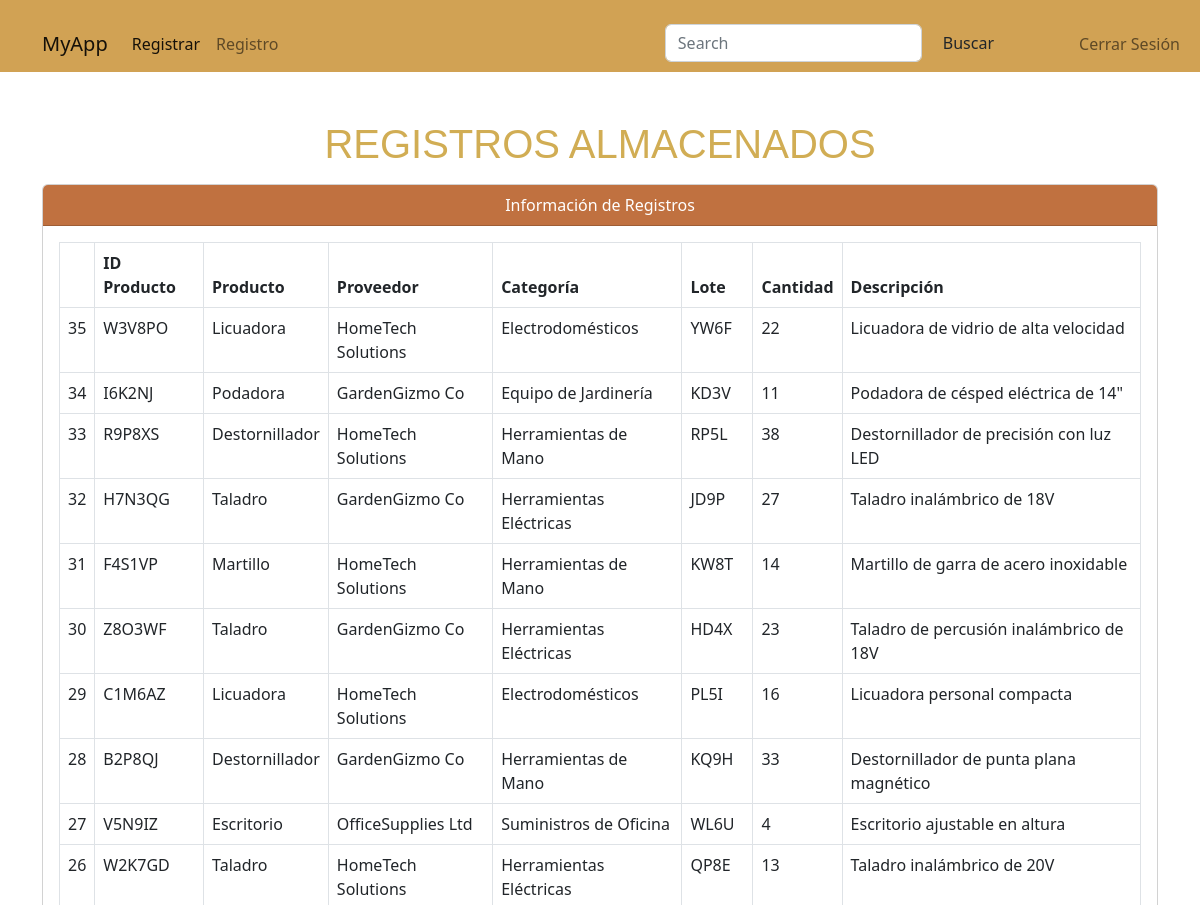
Before: /main/registros (upper part) with the older database file.
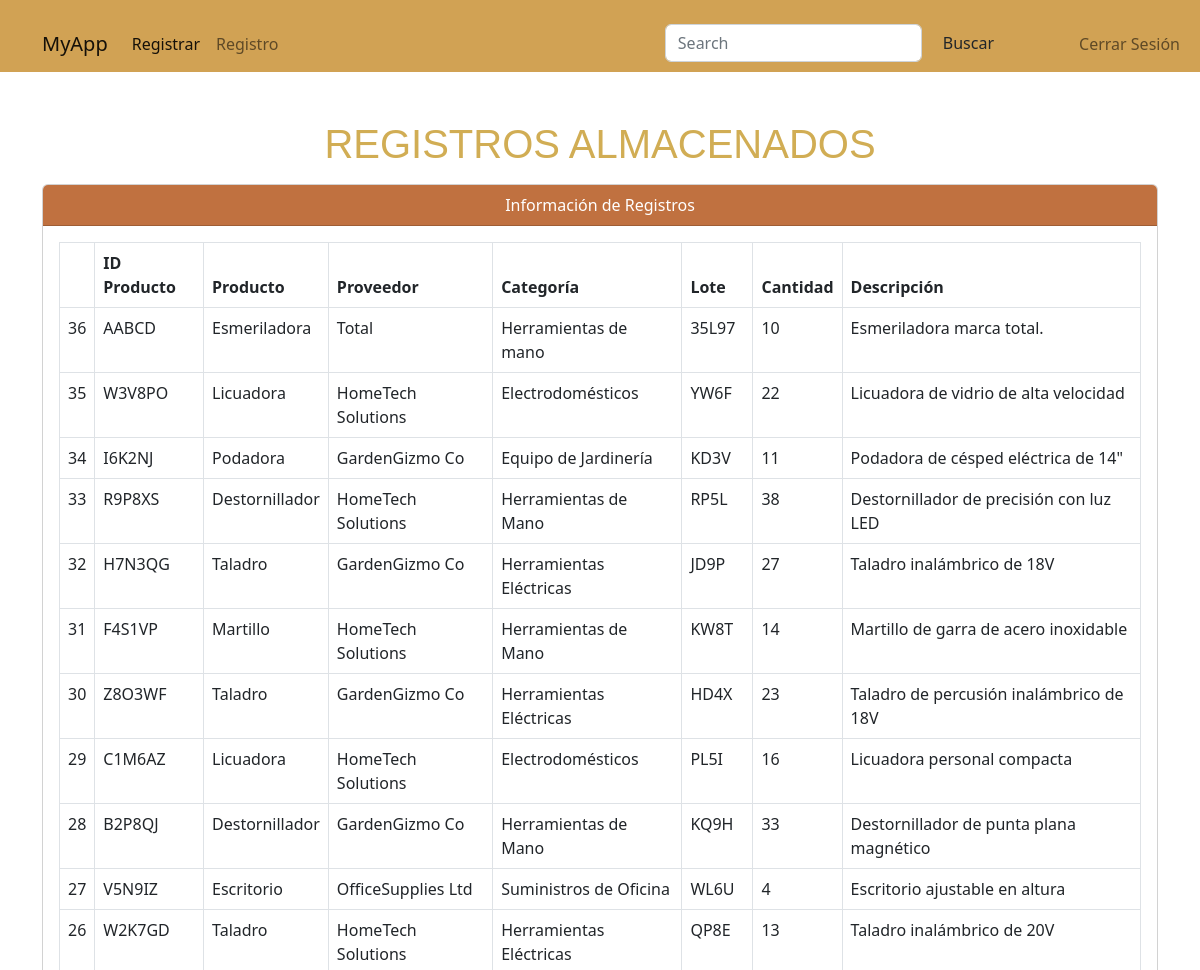
After: the same page with the newer database file.
### app/models/models.py (models this page shows, shortened)
class Registro(db.Model):
    id = db.Column(db.Integer, primary_key=True, autoincrement=True)
    id_producto = db.Column(db.String, nullable=False)
    nombre_producto = db.Column(db.String, nullable=False)
    proveedor = db.Column(db.String, nullable=False)
    categoria = db.Column(db.String, nullable=False)
    lote = db.Column(db.String, nullable=False)
    cantidad = db.Column(db.Integer, nullable=False)
    descripcion = db.Column(db.Text, nullable=False)

### app/main/routes.py (the view)
@main_bp.route('/registros')
def registros():
    inventario = db.session.query(Registro).order_by(Registro.id.desc()).all()
    return render_template('main/registro.html', productos=inventario)

### app/auth/auth_blueprint.py (called while the page is built)
@auth_bp.before_app_request
def load_logged_in_user():
    user_id = session.get('user_id')
    if user_id:
        g.user = User.query.get_or_404(user_id)
    else:
        g.user = None

### app/templates/main/registro.html (shortened to what this page needs)
{% extends 'main/base.html' %}
{% block content %}
<body  style="margin-top: 120px;">
    <h1 class="text-center mb-3">REGISTROS ALMACENADOS</h1>
    <div class="container-lg">
        <div class="card">
            <div id="card-header" class="card-header text-center">Información de Registros</div>
            <div class="card-body">
                <table class="table table-responsive table-bordered">
                    <thead>
                        <th scope="col"></th>
                        <th scope="col">ID Producto</th>
                        <th scope="col">Producto</th>
                        <th scope="col">Proveedor</th>
                        <th scope="col">Categoría</th>
                        <th scope="col">Lote</th>
                        <th scope="col">Cantidad</th>
                        <th scope="col">Descripción</th>
                    </thead>
                    <tbody>
                        {% for p in productos %}
                        <tr>
                            <td> {{ p['id'] }} </td>
                            <td> {{ p['id_producto'] }}</td>
                            <td> {{ p['nombre_producto'] }} </td>
                            <td> {{ p['proveedor'] }} </td>
                            <td> {{ p['categoria'] }} </td>
                            <td> {{ p['lote'] }} </td>
                            <td> {{ p['cantidad'] }} </td>
                            <td> {{ p['descripcion'] }} </td>
                        </tr>
                        {% endfor %}
                    </tbody>
                </table>
            </div>
        </div>
    </div>
</body>
{% endblock %}

### app/templates/main/base.html (shortened to what this page needs)
<!DOCTYPE html>
<html lang="en">
<head>
    <link rel="stylesheet" href="{{ url_for('static', filename='css/style.css') }}">
    <link href="https://cdn.jsdelivr.net/npm/bootstrap@5.2.3/dist/css/bootstrap.min.css" rel="stylesheet">
</head>
<body>
    <div class="container">
        <nav id="navbar" class="navbar navbar-expand-lg fixed-top mb-5">
            <div class="container-fluid">
                <a class="navbar-brand" href="#">MyApp</a>
                <div class="collapse navbar-collapse justify-content-between" id="navbarSupportedContent">
                    <div>
                        <ul class="navbar-nav me-auto mb-2 mb-lg-0">
                            <li class="nav-item">
                                <a class="nav-link active" aria-current="page" href="{{ url_for('main.nuevo_registro') }}">Registrar</a>
                            </li>
                            <li class="nav-item">
                                <a class="nav-link" href="{{ url_for('main.registros') }}">Registro</a>
                            </li>
                        </ul>
                    </div>
                    <div class="ml-auto">
                        <ul class="navbar-nav me-auto mb-2 mb-lg-0">
                            <li class="nav-item me-5">
                                <form class="d-flex">
                                    <input class="form-control me-2" type="search" placeholder="Search" aria-label="Search">
                                    <button class="btn" type="submit">Buscar</button>
                                </form>
                            </li>
                            <li class="nav-item">
                                <span class="nav-link active">{{ g.user.username }}</span>
                            </li>
                            <li class="nav-item">
                                <a href="#" class="nav-link">Cerrar Sesión</a>
                            </li>
                        </ul>
                    </div>
                </div>
            </div>
        </nav>
    </div>
    {% block content %}{% endblock %}
</body>
</html>

### app/static/css/style.css (style rules this page uses)
#navbar { display: block; background-color: rgba(209,162,84); padding: 24px 0px 8px 30px; z-index:1000; }
h1 { color: #D1AD54; font: 48px Raleway, sans-serif; margin-top: 200px; }
#card-header { color: white; background-color: #c07140; }

Changed rows visible on the page:
added Registro: id "36", id_producto "AABCD", nombre_producto "Esmeriladora", proveedor "Total", categoria "Herramientas de mano", lote "35L97", cantidad "10", descripcion "Esmeriladora marca total."
